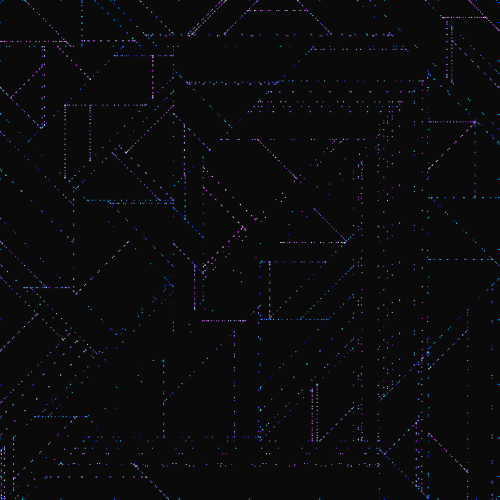
Frame 1 (no input)
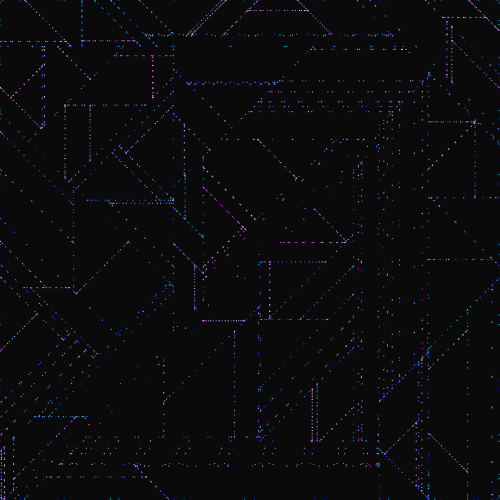
Frame 60 (the mouse pressed at the canvas centre just before this capture)
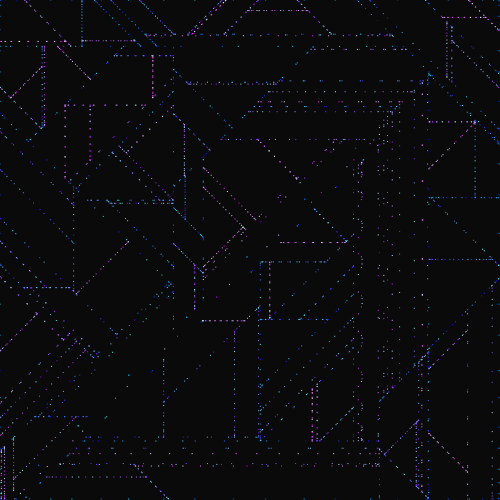
Frame 120 (the mouse held since frame 60 and released just before this capture)

The Processing sketch that drew these frames (run headless with seeded random() and noise(); from frame 60 on, the mouse is pressed at the canvas centre):

// Processing sketch: processing_135171
// ── processing_135171.pde

int nLines = 266;
int nAngles = 8;
float angleInc = 1.0 / 256.0;
float minLineSize = 41;

ArrayList<PVector> points;
ArrayList<LineSegment> lines;
Phasor anglePhasor;

class LineSegment {
  PVector v1, v2;
  int index = 0;
 
  LineSegment(float x1, float y2, float x2, float y1) {
    v1 = new PVector(x1, y2);
    v2 = new PVector(x2, y1);
  }
 
  LineSegment(PVector v1, PVector v2) {
    this.v1 = new PVector(v1.x, v1.y);
    this.v2 = new PVector(v2.x, v2.y);
  }
  
  void draw() {
    int nCircles = 22;
    
    pushStyle();
    for (int i = 0; i < nCircles; i++) {
      float amt = map(sin((anglePhasor.phase + (float) index / (float) lines.size() + (float) i / nCircles) * TWO_PI), -1.0, 1.0, 0.0, 1.0);
      float x1 = lerp(v1.x, v2.x, amt);
      float y1 = lerp(v1.y, v2.y, amt);
      noStroke();
      fill((float) index / (float) lines.size() * 255, random(255), 255);
      ellipse(x1, y1, 1.2, 1.2);
    }
    popStyle();
  }
}
 
class Phasor {
  float inc;
  float phase;
 
  Phasor(float inc) {
    this.inc = inc;
  }
 
  void update() {
    phase += inc;
 
    while (phase >= 2.0) {
      phase -= 2.0;
    }
    while (phase < 0) {
      phase += 2.0;
    }
  }
}
 
PVector getVCoordinates(PVector v, float d, float a) {
  return new PVector(v.x + d * cos(a), v.y + d * sin(a));
}
 
PVector getIntersection(LineSegment linseg1, LineSegment linseg2) {
  float x1 = linseg1.v1.x;
  float y1 = linseg1.v1.y;
  float x2 = linseg1.v2.x;
  float y2 = linseg1.v2.y;
  float x3 = linseg2.v1.x;
  float y3 = linseg2.v1.y;
  float x4 = linseg2.v2.x;
  float y4 = linseg2.v2.y;
  float d = (y4 - y3) * (x2 - x1) - (x4 - x3) * (y2 - y1);
 
  if (d == 0) {
    return null;
  }
 
  float ua = ((y4 - y3) * (x3 - x1) - (x4 - x3) * (y3 - y1)) / d;
  float ub = ((y2 - y1) * (x3 - x1) - (x2 - x1) * (y3 - y1)) / d;
 
  if (ua < 0.0 || ua > 1.0 || ub < 0.0 || ub > 1.0) {
    return null;
  }
 
  return new PVector(x1 + ua * (x2 - x1), y1 + ua * (y2 - y1));
}
  
void setup() {
  size(500, 500);
  points = new ArrayList<PVector>();
  anglePhasor = new Phasor(angleInc);
  
  for (int i = 0; i < nLines; i++) {
    points.add(new PVector(random(width), random(height), ((float) (i % nAngles) / (float) nAngles) * TWO_PI));    
  }
  makeLineSegments();
}

void draw() {
  noStroke();
  fill(0, 84);
  rect(0, 0, width, height);
  background(10);
  stroke(255, random(1.0) < 0.5 ? 0 : 255, 0, 138);

  for (LineSegment l : lines) {
    l.draw();
  }
  
  anglePhasor.update();
}

void makeLineSegments() {
  int index = 0;

  lines = new ArrayList<LineSegment>();
  lines.add(new LineSegment(0, 0, width - 1, 0));
  lines.add(new LineSegment(0, 0, 0, height - 1));
  lines.add(new LineSegment(width - 1, 0, width - 1, height - 1));
  lines.add(new LineSegment(width - 1, height - 1, 0, height - 1));
  
  for (PVector p : points) {
    PVector vCenter = new PVector(p.x, p.y);
    float a = p.z;
    PVector v1 = getVCoordinates(vCenter, width * 2, a);
    PVector v2 = getVCoordinates(vCenter, width * 2, a + PI);
    PVector startPoint = new PVector(-1, -1);
    PVector endPoint = new PVector(-1, -1);
    LineSegment t1 = new LineSegment(vCenter, v1);
    LineSegment t2 = new LineSegment(vCenter, v2);
 
    float distShortest1 = width * 4;
    float distShortest2 = width * 12;
 
    for (int i = 0; i < lines.size(); i++) {
      LineSegment L = (LineSegment) lines.get(i);
      PVector p1 = getIntersection(t1, L);
      PVector p2 = getIntersection(t2, L);
 
      if (p1 != null) {
        float distFromCenter = dist(p1.x, p1.y, vCenter.x, vCenter.y);
 
        if (distFromCenter < distShortest1) {
          distShortest1 = distFromCenter;
          startPoint = p1;
        }
      }
      else if (p2 != null) {
        float distFromCenter = dist(p2.x, p2.y, vCenter.x, vCenter.y);
 
        if (distFromCenter < distShortest2) {
          distShortest2 = distFromCenter;
          endPoint = p2;
        }
      }
    }
 
    if (dist(startPoint.x, startPoint.y, endPoint.x, endPoint.y) > minLineSize &&
        startPoint.x >= 0 && startPoint.y >= 0 && endPoint.x >= 0 && endPoint.y >= 0) {
      v1 = startPoint;
      v2 = endPoint;
      LineSegment finalLine = new LineSegment(v1, v2);
      finalLine.index = index++;
      lines.add(finalLine); 
    } 
  }
}
